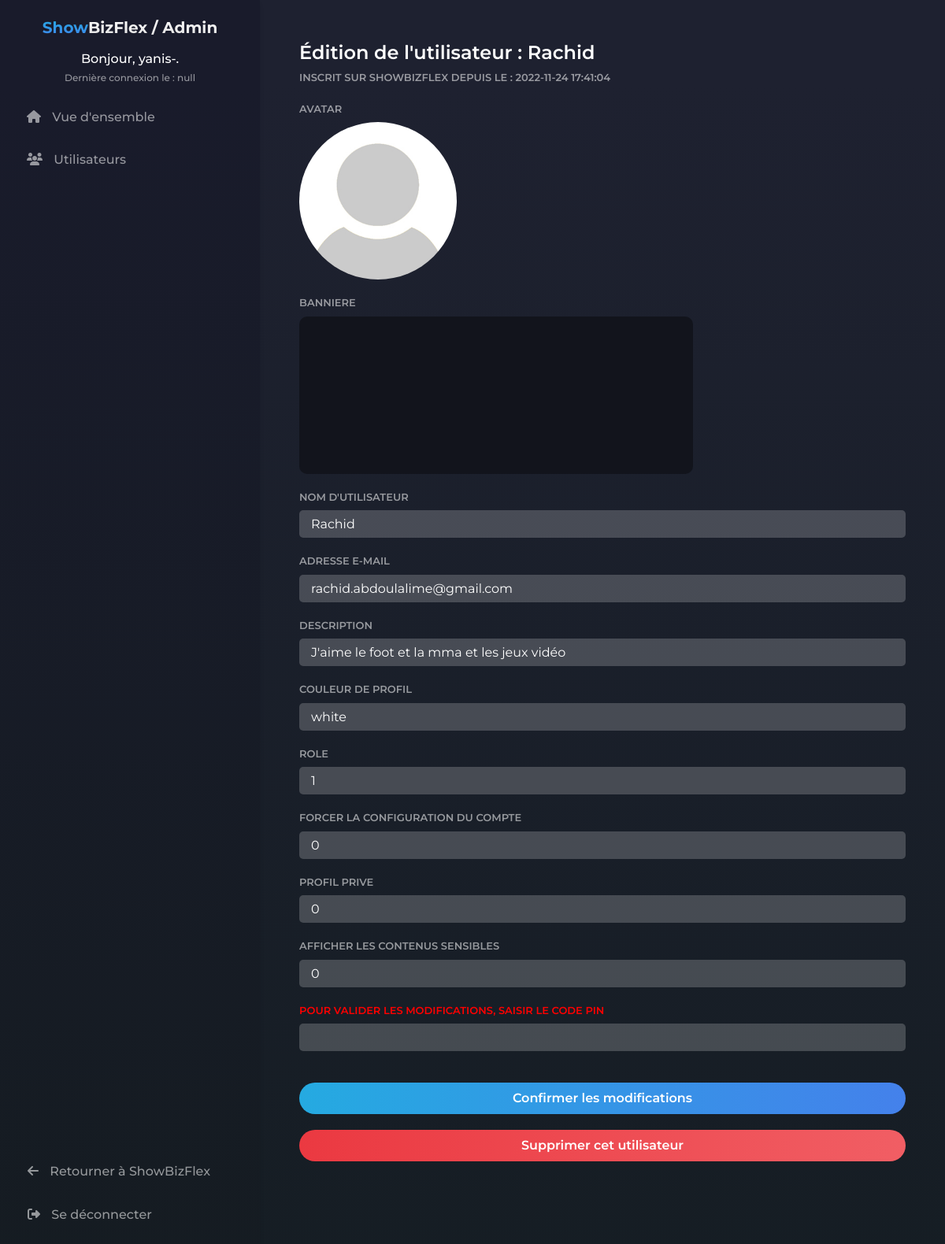
Page /admin/?module=users&action=editUser&id=10 (signed in) on the committed database.
### tables this page shows
CREATE TABLE `User` (
  `id` bigint(20) UNSIGNED NOT NULL,
  `username` varchar(50) NOT NULL,
  `email` varchar(60) NOT NULL,
  `password` varchar(255) NOT NULL,
  `idRole` bigint(20) UNSIGNED NOT NULL,
  `register_date` datetime NOT NULL DEFAULT CURRENT_TIMESTAMP,
  `show_setup` tinyint(1) NOT NULL,
  `avatar_file` tinytext NOT NULL,
  `banner_file` tinytext NOT NULL,
  `about` text,
  `color` tinytext NOT NULL,
  `forgot_auth` mediumtext,
  `adult` tinyint(1) NOT NULL,
  `private` tinyint(1) NOT NULL
);

### admin/Modules/ModUsers/Cont_Users.php (called while the page is built, shortened)
<?php
require_once('Model_Users.php');
require_once('View_Users.php');
class ContUsers
{
    private $view;
    public function __construct()
    {
        $this->view = new ViewUsers();
    }
    public function editUser() {
        $this->view->show_editUser_form();
    }
    public function exec() {
        $this->view->view();
    }
}

### admin/Controller.php (called while the page is built, shortened)
<?php
class Controller
{
    private $module;
    public function __construct()
    {
        $this->module = isset($_GET['module']) ? $_GET['module'] : "panel";
    }
    public function exec()
    {
        switch ($this->module) {
            case 'users':
                new ModUsers();
            break;
        }
    }
}
?>

### admin/index.php (called while the page is built, shortened)
<?php
include_once("Controller.php");
$controller = new Controller();
$controller->exec();
include_once('Layout.php');
?>

### admin/Modules/ModUsers/Model_Users.php (called while the page is built, shortened)
<?php
class ModelUsers extends PDOConnection
{
    public function getUserDetails($id) {
        $stmt = parent::$db->prepare("SELECT * FROM User WHERE id=:id");
        $stmt->bindParam(":id", $id);
        $stmt->execute();
        $result = $stmt->fetchAll();
        return $result;
    }
}
?>

### admin/Modules/ModUsers/View_Users.php (the view, shortened to what this page needs)
<?php
require_once("Model_Users.php");
class ViewUsers extends GenericView
{
  private $model;
  public function __construct()
  {
    $this->model = new ModelUsers;
  }
  public function show_editUser_form()
  {
    if (!isset($_SESSION['admin_id'])) {
      header("Location: ./?module=auth&action=login");
    } else {
      $user = $this->model->getUserDetails(htmlspecialchars($_GET['id']));
      echo '<div class="overview-panel">
      <div class="title-account">
          <h1>Édition de l\'utilisateur : ' . $user[0]['username'] . '</h1>
      </div>
      <div class="users-container">
      <label style="margin-bottom: 20px">INSCRIT SUR SHOWBIZFLEX DEPUIS LE : ' . $user[0]['register_date'] . '</label>
      <label for="username">AVATAR</label>
      <img style="width: 200px; height: 200px; border-radius: 50%; margin-bottom: 20px" src="../Assets/images/avatar/' . $user[0]['avatar_file'] . '" />
      <label for="username">BANNIERE</label>
      <img style="width: 500px; height: 200px; border-radius: 10px; margin-bottom: 20px" src="../Assets/images/banner/' . $user[0]['banner_file'] . '" />
      <form class="editUser-form">
          <input class="form-input" type="text" name="id" id="id" value="' . $user[0]['id'] . '" hidden required>
          <label for="username">NOM D\'UTILISATEUR</label>
          <input class="form-input" type="text" name="username" id="username" value="' . $user[0]['username'] . '" required>
          <label for="email">ADRESSE E-MAIL</label>
          <input class="form-input" type="text" name="email" id="email" value="' . $user[0]['email'] . '" required>
          <label for="about">DESCRIPTION</label>
          <input class="form-input" type="text" name="about" id="about" value="' . $user[0]['about'] . '">
          <label for="color">COULEUR DE PROFIL</label>
          <input class="form-input" type="text" name="color" id="color" value="' . $user[0]['color'] . '" required>
          <label for="idRole">ROLE</label>
          <input class="form-input" type="text" name="idRole" id="idRole" value="' . $user[0]['idRole'] . '" required>
          <label for="show_setup">FORCER LA CONFIGURATION DU COMPTE</label>
          <input class="form-input" type="text" name="show_setup" id="show_setup" value="' . $user[0]['show_setup'] . '" required>
          <label for="private">PROFIL PRIVE</label>
          <input class="form-input" type="text" name="private" id="private" value="' . $user[0]['private'] . '" required>
          <label for="adult">AFFICHER LES CONTENUS SENSIBLES</label>
          <input class="form-input" type="text" name="adult" id="adult" value="' . $user[0]['adult'] . '" required>
          <label for="pin" style="margin-top: 20px; color: red">POUR VALIDER LES MODIFICATIONS, SAISIR LE CODE PIN</label>
          <input class="form-input" type="password" name="pin" id="pin" maxlength="6" required>
      </form>
          <button id="editUserButton" class="btngradient btngradient-hover color-9 full" style="margin-top: 20px;">Confirmer les modifications</button>
          <button id="deleteUserButton" class="btngradient btngradient-hover color-11 full" style="margin-top: 20px;">Supprimer cet utilisateur</button>
      </div>
  </div>';
    }
  }
}
?>

### admin/Assets/css/style.css (style rules this page uses)
:root { --primary-color: linear-gradient(180.2deg, rgb(30, 33, 48) 6.8%, rgb(19, 28, 32) 131%); --darker-primary-color: linear-gradient(180.2deg, rgb(25, 27, 43) 6.8%, rgb(20, 28, 31) 131%); --more-darker-primary-color: linear-gradient(180.2deg, rgb(29, 30, 46) 6.8%, rgb(17, 25, 27) 131%); --primary-text-color: #3f86ed; --primary-gradient: linear-gradient(to right, #25aae1, #4481eb, #04befe, #3f86ed); --secondary-color: rgb(255, 255, 255); --tran-05: all 0.5s ease; --tran-03: all 0.3s ease; --tran-03: all 0.2s ease; }
html { height: auto }
body { font-family: 'Montserrat', sans-serif; font-weight: normal; font-style: normal; -webkit-font-smoothing: antialiased; margin: 3px auto 60px; background: linear-gradient(180.2deg, rgb(30, 33, 48) 6.8%, rgb(19, 28, 32) 131%); color: rgba(255, 255, 255, 0.55); display: flex; flex-direction: column; min-height: 100vh }
.btngradient-hover.color-9 { background-image: linear-gradient(to right, #25aae1, #4481eb, #04befe, #3f86ed); box-shadow: 0 0 rgba(65, 132, 234, 0.75) }
.btngradient-hover.color-11 { background-image: linear-gradient(to right, #eb3941, #f15e64, #e14e53, #e2373f); box-shadow: 0 0 rgba(242, 97, 103, .4) }
.btngradient { text-align: center }
.btngradient-hover { width: 150px; font-weight: 600; color: #fff; cursor: pointer; height: 40px; text-align: center; border: none; background-size: 300% 100%; border-radius: 50px; moz-transition: all .4s ease-in-out; -o-transition: all .4s ease-in-out; -webkit-transition: all .4s ease-in-out; transition: all .4s ease-in-out }
input, label { display: block }
label { font-weight: 600; font-size: small; margin-bottom: 7px }
.form-input { width: 100%; height: 35px; padding-left: 15px; border: none; border-radius: 5px; margin-bottom: 20px; background: rgba(255, 255, 255, .2); color: #fff }
.full { width: 100% }
.overview-panel { width: 100%; }
.overview-panel h1 { color: white; font-size: 24px; margin-bottom: 1%; font-weight: 600; }
.title-account { display: flex; justify-content: space-between; }

### rows in the picture
user: username "Rachid", register_date "2022-11-24 17:41:04", avatar_file (picture), banner_file (picture), email "rachid.abdoulalime@gmail.com", about "J'aime le foot et la mma et les jeux vidéo", color "white", idRole "1", show_setup "0", private "0", adult "0"

### other values in the picture
$_SESSION['admin_username'] "yanis-"
